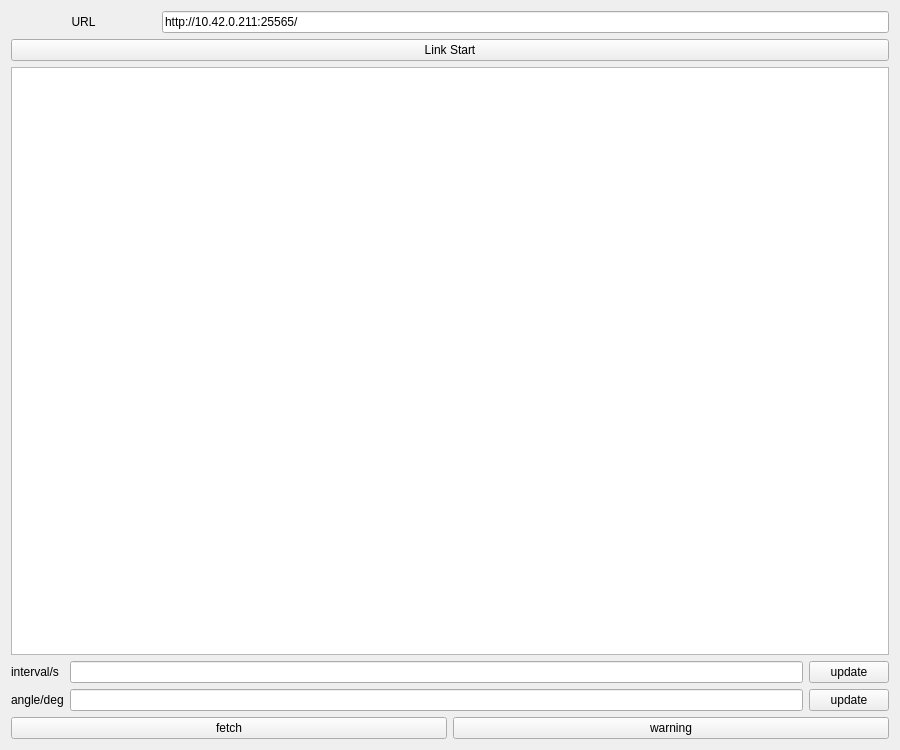
<?xml version="1.0" encoding="UTF-8"?>
<ui version="4.0">
 <class>PiCam</class>
 <widget class="QWidget" name="PiCam">
  <property name="geometry">
   <rect>
    <x>0</x>
    <y>0</y>
    <width>900</width>
    <height>750</height>
   </rect>
  </property>
  <property name="windowTitle">
   <string>MyWidget</string>
  </property>
  <layout class="QVBoxLayout" name="verticalLayout">
   <item>
    <layout class="QHBoxLayout" name="horizontalLayout_2" stretch="1,5">
     <item>
      <widget class="QLabel" name="ip_LB">
       <property name="text">
        <string>URL</string>
       </property>
       <property name="alignment">
        <set>Qt::AlignCenter</set>
       </property>
      </widget>
     </item>
     <item>
      <widget class="QLineEdit" name="ip_LE">
       <property name="text">
        <string>http://10.42.0.211:25565/</string>
       </property>
      </widget>
     </item>
    </layout>
   </item>
   <item>
    <widget class="QPushButton" name="link">
     <property name="text">
      <string>Link Start</string>
     </property>
    </widget>
   </item>
   <item>
    <widget class="QGraphicsView" name="pic"/>
   </item>
   <item>
    <layout class="QGridLayout" name="gridLayout">
     <item row="0" column="1">
      <widget class="QLineEdit" name="int_LE"/>
     </item>
     <item row="0" column="0">
      <widget class="QLabel" name="int_LB">
       <property name="text">
        <string>interval/s</string>
       </property>
      </widget>
     </item>
     <item row="1" column="1">
      <widget class="QLineEdit" name="ang_LE"/>
     </item>
     <item row="1" column="2">
      <widget class="QPushButton" name="ang_BTN">
       <property name="text">
        <string>update</string>
       </property>
      </widget>
     </item>
     <item row="0" column="2">
      <widget class="QPushButton" name="int_BTN">
       <property name="text">
        <string>update</string>
       </property>
      </widget>
     </item>
     <item row="1" column="0">
      <widget class="QLabel" name="ang_LB">
       <property name="text">
        <string>angle/deg</string>
       </property>
      </widget>
     </item>
    </layout>
   </item>
   <item>
    <layout class="QHBoxLayout" name="horizontalLayout">
     <item>
      <widget class="QPushButton" name="fetch">
       <property name="text">
        <string>fetch</string>
       </property>
      </widget>
     </item>
     <item>
      <widget class="QPushButton" name="warning">
       <property name="text">
        <string>warning</string>
       </property>
      </widget>
     </item>
    </layout>
   </item>
  </layout>
 </widget>
 <resources/>
 <connections/>
</ui>
